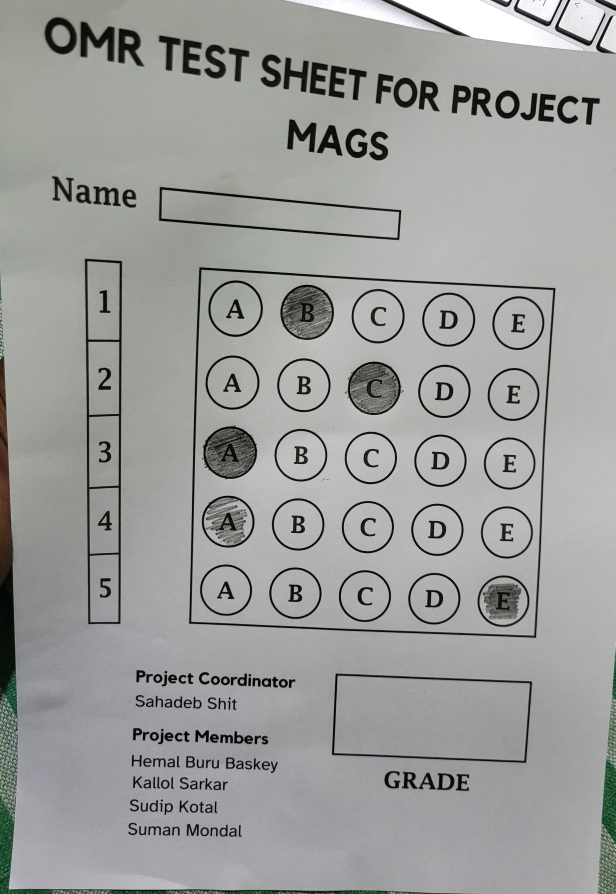
#> input picture omr_img1.jpg, 2461 x 3576 px (shown at 1/4 size)
$ python OMR_Main.py
#> lines starting #> are read from the running program, lines starting #| are printed output that depends on the picture; after the words box and inside, x2 and y2 are one past the last pixel; in counts of white or black regions, pixels touching at a corner belong together
### utils.py
import cv2
import numpy as np

## TO STACK ALL THE IMAGES IN ONE WINDOW
def stackImages(imgArray,scale,lables = []):
    rows = len(imgArray)
    cols = len(imgArray[0])
    rowsAvailable = isinstance(imgArray[0], list)
    width = imgArray[0][0].shape[1]
    height = imgArray[0][0].shape[0]
    if rowsAvailable:
        for x in range (0, rows):
            for y in range(0, cols):
                imgArray[x][y] = cv2.resize(imgArray[x][y], (0, 0), None, scale, scale)
                if len(imgArray[x][y].shape) == 2: imgArray[x][y] = cv2.cvtColor(imgArray[x][y], cv2.COLOR_GRAY2BGR)
        imageBlank = np.zeros((height, width, 3), np.uint8)
        hor = [imageBlank]*rows
        hor_con = [imageBlank]*rows
        for x in range(0, rows):
            hor[x] = np.hstack(imgArray[x])
            hor_con[x] = np.concatenate(imgArray[x])
        ver = np.vstack(hor)
        ver_con = np.concatenate(hor)
    else:
        for x in range(0, rows):
            imgArray[x] = cv2.resize(imgArray[x], (0, 0), None, scale, scale)
            if len(imgArray[x].shape) == 2: imgArray[x] = cv2.cvtColor(imgArray[x], cv2.COLOR_GRAY2BGR)
        hor= np.hstack(imgArray)
        hor_con= np.concatenate(imgArray)
        ver = hor
    if len(lables) != 0:
        eachImgWidth= int(ver.shape[1] / cols)
        eachImgHeight = int(ver.shape[0] / rows)
        #print(eachImgHeight)
        for d in range(0, rows):
            for c in range (0,cols):
                cv2.rectangle(ver,(c*eachImgWidth,eachImgHeight*d),(c*eachImgWidth+len(lables[d][c])*13+27,30+eachImgHeight*d),(255,255,255),cv2.FILLED)
                cv2.putText(ver,lables[d][c],(eachImgWidth*c+10,eachImgHeight*d+20),cv2.FONT_HERSHEY_COMPLEX,0.7,(255,0,255),2)
    return ver

def reorder(myPoints):

    myPoints = myPoints.reshape((4, 2)) # REMOVE EXTRA BRACKET
    print(myPoints)
    myPointsNew = np.zeros((4, 1, 2), np.int32) # NEW MATRIX WITH ARRANGED POINTS
    add = myPoints.sum(1)
    print(add)
    print(np.argmax(add))
    myPointsNew[0] = myPoints[np.argmin(add)]  #[0,0]
    myPointsNew[3] = myPoints[np.argmax(add)]   #[w,h]
    diff = np.diff(myPoints, axis=1)
    myPointsNew[1] = myPoints[np.argmin(diff)]  #[w,0]
    myPointsNew[2] = myPoints[np.argmax(diff)] #[0,h]

    return myPointsNew

def rectContour(contours):

    rectCon = []
    max_area = 0
    for i in contours:
        area = cv2.contourArea(i)
        # print("Area", area)
        if area > 50:
            peri = cv2.arcLength(i, True)
            approx = cv2.approxPolyDP(i, 0.02 * peri, True)
            if len(approx) == 4:
                rectCon.append(i)
    rectCon = sorted(rectCon, key=cv2.contourArea,reverse=True)
    #print(len(rectCon))
    return rectCon

def getCornerPoints(cont):
    peri = cv2.arcLength(cont, True) # LENGTH OF CONTOUR
    approx = cv2.approxPolyDP(cont, 0.02 * peri, True) # APPROXIMATE THE POLY TO GET CORNER POINTS
    return approx

def splitBoxes(img):
    rows = np.vsplit(img,5)
    boxes=[]
    for r in rows:
        cols= np.hsplit(r,5)
        for box in cols:
            boxes.append(box)
    return boxes

# [12 lines left out: function drawGrid, not called in this run]

# FUNCTION FOR DISPLAYING ANSWERS
def showAnswers(img,myIndex,grading,ans,questions=5,choices=5):
     secW = int(img.shape[1]/questions)
     secH = int(img.shape[0]/choices)

     for x in range(0,questions):
         myAns= myIndex[x]
         cX = (myAns * secW) + secW // 2
         cY = (x * secH) + secH // 2
         if grading[x]==1:
            myColor = (0,255,0)
            #cv2.rectangle(img,(myAns*secW,x*secH),((myAns*secW)+secW,(x*secH)+secH),myColor,cv2.FILLED)
            cv2.circle(img,(cX,cY),50,myColor,cv2.FILLED)
         else:
            myColor = (0,0,255)
            #cv2.rectangle(img, (myAns * secW, x * secH), ((myAns * secW) + secW, (x * secH) + secH), myColor, cv2.FILLED)
            cv2.circle(img, (cX, cY), 50, myColor, cv2.FILLED)

            # CORRECT ANSWER
            myColor = (0, 255, 0)
            correctAns = ans[x]
            cv2.circle(img,((correctAns * secW)+secW//2, (x * secH)+secH//2),
            20,myColor,cv2.FILLED)

### OMR_Main.py
import cv2
import numpy as np
import utils

###############PARAMETER######################
path = "omr_img1.jpg"
widthImg = 580
heightImg = 650
questions = 5
choices = 5
# Mention which are the actual answers in array
# Each index in array represents each correct answer circle of the row in OMR
ans = [1,2,0,1,4]
##############################################

img = cv2.imread(path)
#> img is the input picture: shape (3576, 2461, 3); mean B, G, R 155.1, 157.1, 156

# PREPPROCESSING
img = cv2.resize(img, (widthImg, heightImg))
#> img: shape (650, 580, 3)
imgContours = img.copy()
imgBiggestContours = img.copy()

#Grayscale Image
imgGray = cv2.cvtColor(img, cv2.COLOR_BGR2GRAY)
#Blurry Image
imgBlur = cv2.GaussianBlur(imgGray,(5,5),1)
#Canny Image
imgCanny = cv2.Canny(imgBlur,10,50)
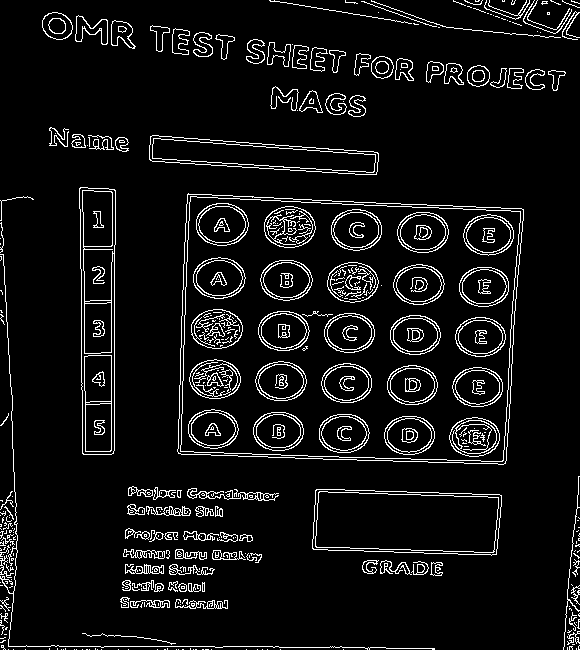
#> imgCanny: shape (650, 580); 7.1% white in thin lines or dots

#Finding All contours
contours, hierarchy = cv2.findContours(imgCanny, cv2.RETR_EXTERNAL, cv2.CHAIN_APPROX_NONE)
#> contours = 258 contours, 190 with area under 20; largest, box (x1, y1, x2, y2) and area: (177, 193, 524, 465) 85697, (312, 489, 502, 556) 11180, (79, 187, 116, 455) 8864, (149, 135, 379, 175) 5526, (42, 12, 73, 40) 635
cv2.drawContours(imgContours, contours, -1, (0, 255, 0), 10)
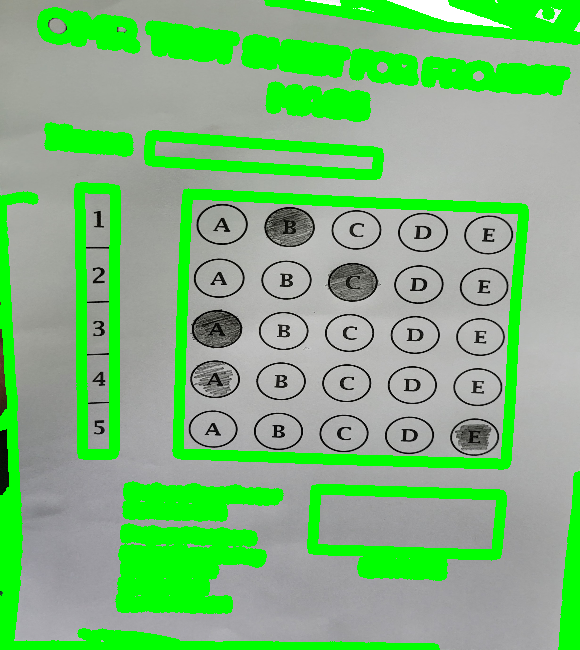
#> imgContours: shape (650, 580, 3); mean B, G, R 123.6, 184.7, 124.4

#Find Rectangles
rectCon = utils.rectContour(contours)
#> the loop in rectContour, `for i in contours:` made 258 passes
#> (area, peri, approx) on passes 170, 172, 186, 187, 191: (11179.5, 496.5, [[315, 490], [313, 549], [496, 554], [499, 494]]), (244.5, 414.8, [[187, 491], [278, 495]]), (85697, 1200, [[187, 194], [178, 453], [505, 463], [523, 209]]), (8864.5, 601.2, [[80, 187], [82, 453], [111, 454], [115, 190]]), (5525.5, 514.3, [[150, 136], [152, 161], [377, 171], [373, 151]])
#> (area, peri) on passes 66, 68, 77, 78, 79, 90: (118, 160.6), (114.5, 256.4), (66, 51.31), (52.5, 27.9), (56, 31.31), (97.5, 229.6)
#> after the loop in rectContour, `for i in contours:`: rectCon = 4 contours; box (x1, y1, x2, y2) and area: (177, 193, 524, 465) 85697, (312, 489, 502, 556) 11180, (79, 187, 116, 455) 8864, (149, 135, 379, 175) 5526
biggestContour = utils.getCornerPoints(rectCon[0])
#> in getCornerPoints, `peri = cv2.arcLength(cont, True)`: peri = 1200
#> in getCornerPoints, `approx = cv2.approxPolyDP(cont, 0.02 * peri, True)`: approx = [[187, 194], [178, 453], [505, 463], [523, 209]]
#> biggestContour = [[187, 194], [178, 453], [505, 463], [523, 209]]
# print(biggestContour)
# print(biggestContour.shape)
gradePoints = utils.getCornerPoints(rectCon[1])
#> gradePoints = [[315, 490], [313, 549], [496, 554], [499, 494]]

if biggestContour.size != 0 and gradePoints.size != 0:
    cv2.drawContours(imgBiggestContours,biggestContour,-1,(0,255,0),20)
    cv2.drawContours(imgBiggestContours, gradePoints, -1, (255, 0, 0), 20)
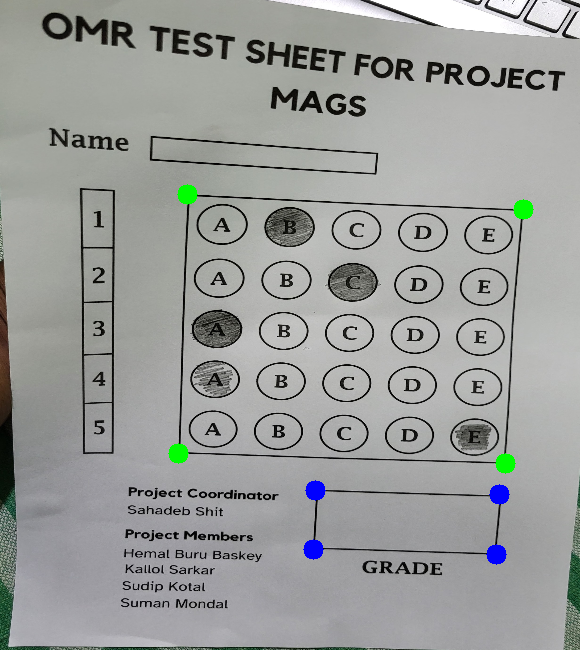
#> imgBiggestContours: shape (650, 580, 3); mean B, G, R 154.9, 156.9, 154.9

    biggestContour = utils.reorder(biggestContour)
#> in reorder, `myPoints = myPoints.reshape((4, 2))`: myPoints = [[187, 194], [178, 453], [505, 463], [523, 209]]
#| [[187 194]
#|  [178 453]
#|  [505 463]
#|  [523 209]]
#> in reorder, `add = myPoints.sum(1)`: add = [381, 631, 968, 732]
#| [381 631 968 732]
#| 2
#> in reorder, `diff = np.diff(myPoints, axis=1)`: diff = [7, 275, -42, -314]
#> biggestContour = [[187, 194], [523, 209], [178, 453], [505, 463]]
    gradePoints = utils.reorder(gradePoints)
#| [[315 490]
#|  [313 549]
#|  [496 554]
#|  [499 494]]
#| [ 805  862 1050  993]
#| 2
#> gradePoints = [[315, 490], [499, 494], [313, 549], [496, 554]]

    pt1 = np.float32(biggestContour)
#> pt1 = [[187, 194], [523, 209], [178, 453], [505, 463]]
    pt2 = np.float32([[0,0],[widthImg,0],[0,heightImg],[widthImg,heightImg]])
    matrix = cv2.getPerspectiveTransform(pt1,pt2)
#> matrix = [[1.64, 0.0571, -318.2], [-0.106, 2.36, -439], [-4.79e-05, -0.000106, 1]]
    imgWarpColored = cv2.warpPerspective(img,matrix,(widthImg,heightImg))
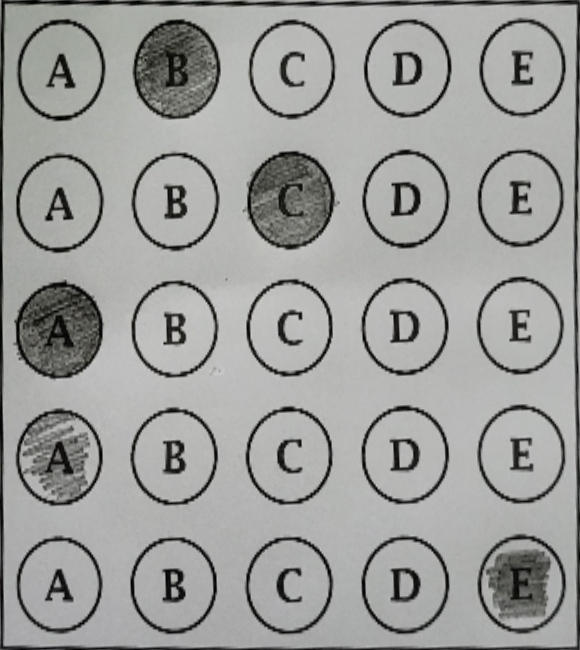
#> imgWarpColored: shape (650, 580, 3); mean B, G, R 154.9, 157, 156.4

    # Separate Grade Section
    ptG1 = np.float32(gradePoints)
#> ptG1 = [[315, 490], [499, 494], [313, 549], [496, 554]]
    ptG2 = np.float32([[0, 0], [325, 0], [0, 150], [325, 150]])
    matrixG = cv2.getPerspectiveTransform(ptG1, ptG2)
#> matrixG = [[1.78, 0.0602, -589.1], [-0.0544, 2.5, -1208], [9.53e-05, -8.32e-05, 1]]
    imgGradeDisplay = cv2.warpPerspective(img, matrixG, (325, 150))
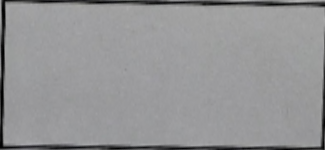
#> imgGradeDisplay: shape (150, 325, 3); mean B, G, R 149.8, 148.5, 148.4
    # cv2.imshow("Grade", imgGradeDisplay)

    # The bubbles that not having marking, will have less amnt have non-zero pixels vice-versa
    # APPLY THRESHOLD
    imgWarpGray = cv2.cvtColor(imgWarpColored, cv2.COLOR_BGR2GRAY)
    imgThresh = cv2.threshold(imgWarpGray,150,255,cv2.THRESH_BINARY_INV)[1]
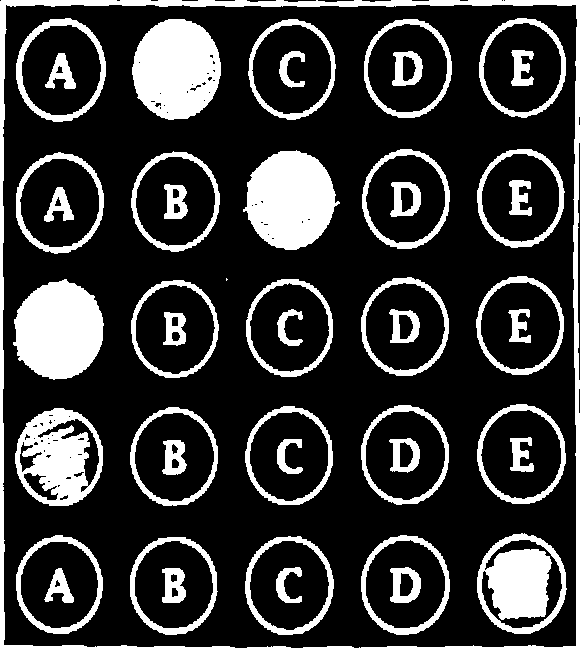
#> imgThresh: shape (650, 580); 21.7% white; 47 white regions (1 under 20 px), largest, box (x1, y1, x2, y2) and area: (0, 0, 580, 650) 10730, (132, 19, 221, 120) 6917, (243, 150, 340, 250) 6905

    boxes = utils.splitBoxes(imgThresh)
#> in splitBoxes, `rows = np.vsplit(img,5)`: rows = 5 items
#> the loop in splitBoxes, `for r in rows:` made 5 passes
#> after the loop in splitBoxes, `for r in rows:`: boxes = 25 items
#> boxes = 25 items
    # print(cv2.countNonZero(boxes[1]),cv2.countNonZero(boxes[2]))

    # GETTING NON ZERO PIXEL VALUES OF EACH BOX
    myPixelVal = np.zeros((questions,choices))
    countC = 0
    countR = 0

    for image in boxes:
        totalPixels = cv2.countNonZero(image)
        myPixelVal[countR][countC] = totalPixels
        countC += 1
        if (countC == choices) : countR += 1; countC = 0
#> this loop made 25 passes
#> totalPixels on passes 1 to 12: 3553, 7585, 2471, 2687, 3144, 2543, 2005, 6905, 2124, 2627, 7365, 1859
#> after the loop, countC = 0; countR = 5; myPixelVal = [[3553, 7585, 2471, 2687, 3144], [2543, 2005, 6905, 2124, 2627], [7365, 1859, 1779, 1997, 2474], [5583, 1990, 1834, 2010, 2503], [3062, 2535, 2329, 2625, 6228]]
    # print(myPixelVal)

    # FINDING THE USER ANSWERS AND PUTTING THEM IN A LIST
    myIndex = []
    for x in range (0,questions):
        arr = myPixelVal[x]
        # print("arr", arr)
        myIndexVal = np.where(arr == np.amax(arr))
        # print(myIndexVal[0])
        myIndex.append(myIndexVal[0][0])
#> this loop made 5 passes
#> (arr, myIndexVal) on passes 1 to 5: ([3553, 7585, 2471, 2687, 3144], ([1],)), ([2543, 2005, 6905, 2124, 2627], ([2],)), ([7365, 1859, 1779, 1997, 2474], ([0],)), ([5583, 1990, 1834, 2010, 2503], ([0],)), ([3062, 2535, 2329, 2625, 6228], ([4],))
#> after the loop, myIndex = [1, 2, 0, 0, 4]
    # print(myIndex)

    # GRADING
    grading = []
    for x in range (0,questions):
        if ans[x] == myIndex[x]:
            grading.append(1)
        else: grading.append(0)
#> after the loop, grading = [1, 1, 1, 0, 1]
    # print(grading)
    score = (sum(grading)/questions) * 100
#> score = 80
    print(score)
#| 80.0

    # DISPLAYING ANSWERS
    imgResult = imgWarpColored.copy()
    imgResult = utils.showAnswers(imgResult, myIndex, grading, ans, questions, choices)
#> the loop in showAnswers, `for x in range(0,questions):` made 5 passes
#> (myAns, cX) on passes 1 to 5: (1, 174), (2, 290), (0, 58), (0, 58), (4, 522)
#> after the loop in showAnswers, `for x in range(0,questions):`:
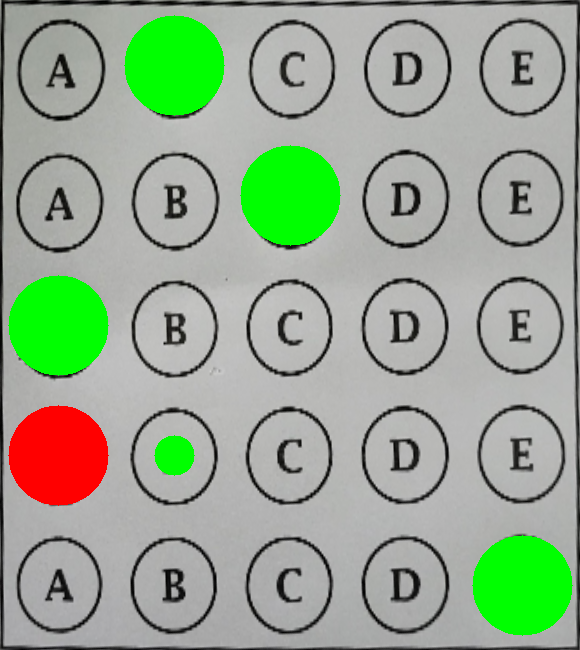
#> img: shape (650, 580, 3); mean B, G, R 143.9, 167.7, 150.3
    imgRawDrawing = np.zeros_like(imgWarpColored)
    invMatrix = cv2.getPerspectiveTransform(pt2, pt1)
#> invMatrix = [[0.596, -0.00603, 187], [0.0326, 0.418, 194], [3.2e-05, 4.39e-05, 1]]
    imgInvWarp = cv2.warpPerspective(imgRawDrawing, invMatrix, (widthImg, heightImg))
#> imgInvWarp: shape (650, 580, 3); every value is 0


imgBlank = np.zeros_like(img)
imageArray = ([img,imgGray,imgBlur,imgCanny],
              [imgContours,imgBiggestContours,imgWarpColored,imgThresh],
              [imgResult, imgRawDrawing, imgInvWarp, imgBlank])
imgStacked = utils.stackImages(imageArray,0.3)
#> in stackImages, `rows = len(imgArray)`: rows = 3
#> in stackImages, `cols = len(imgArray[0])`: cols = 4
#> in stackImages, `rowsAvailable = isinstance(imgArray[0], list)`: rowsAvailable = True
#> (the run stopped early here; a loop or call above may not have finished)
